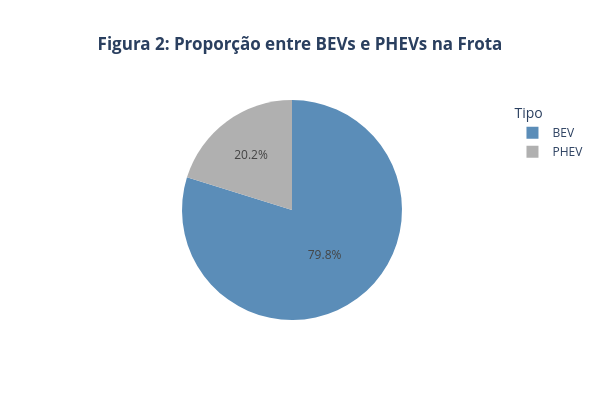

Notebook code for this chart:
### Code cell
# Gráfico de pizza comparando os dois

fig = viz.vehicle_type_pie(bev_vs_phev)

fig.show()

### Figure 1 — Plotly figure (JSON) as saved in the notebook; plotly's stock layout.template omitted (floating-point values rounded to 4 significant figures)
{"data": [{"customdata": [["BEV"], ["PHEV"]], "domain": {"x": [0.0, 1.0], "y": [0.0, 1.0]}, "hovertemplate": "Tipo=%{customdata[0]}<br>Quantidade=%{value}<extra></extra>", "labels": ["BEV", "PHEV"], "legendgroup": "", "marker": {"colors": ["#5B8DB8", "#B0B0B0"]}, "name": "", "showlegend": true, "type": "pie", "values": [215829, 54625]}], "layout": {"height": 400, "legend": {"title": {"text": "Tipo"}, "tracegroupgap": 0}, "title": {"text": "<b>Figura 2: Proporção entre BEVs e PHEVs na Frota<b>", "x": 0.5}, "width": 600}}
